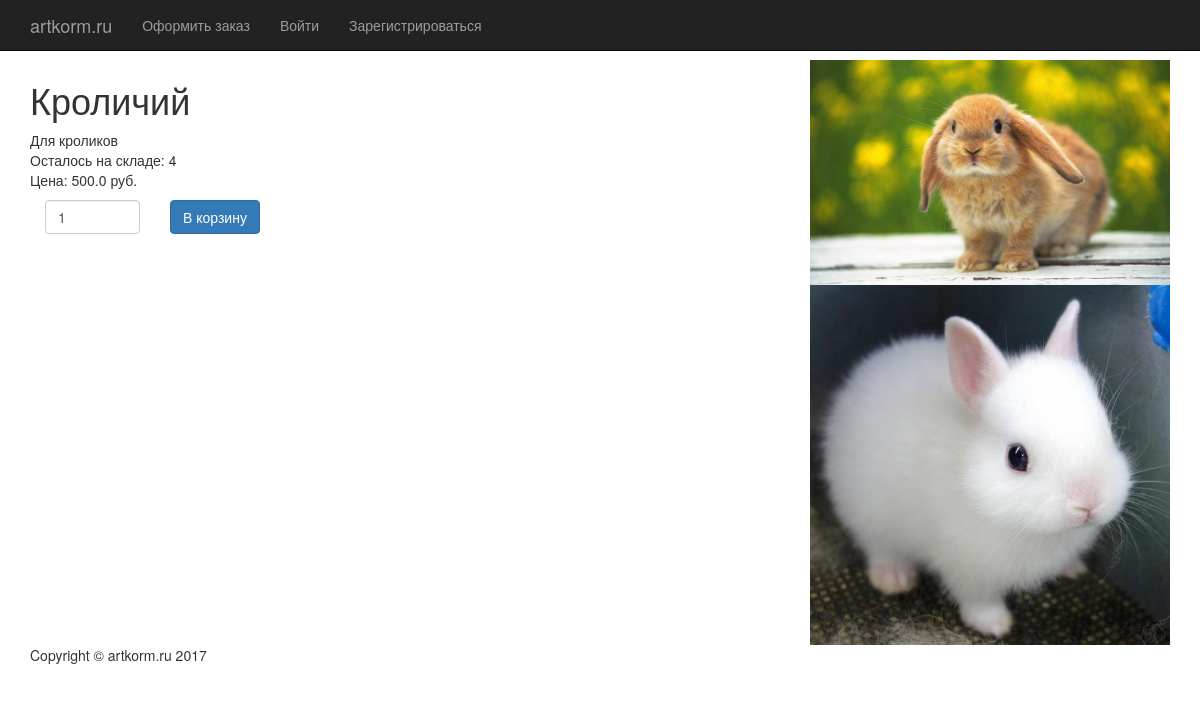
Page /3/ on the earlier database version.
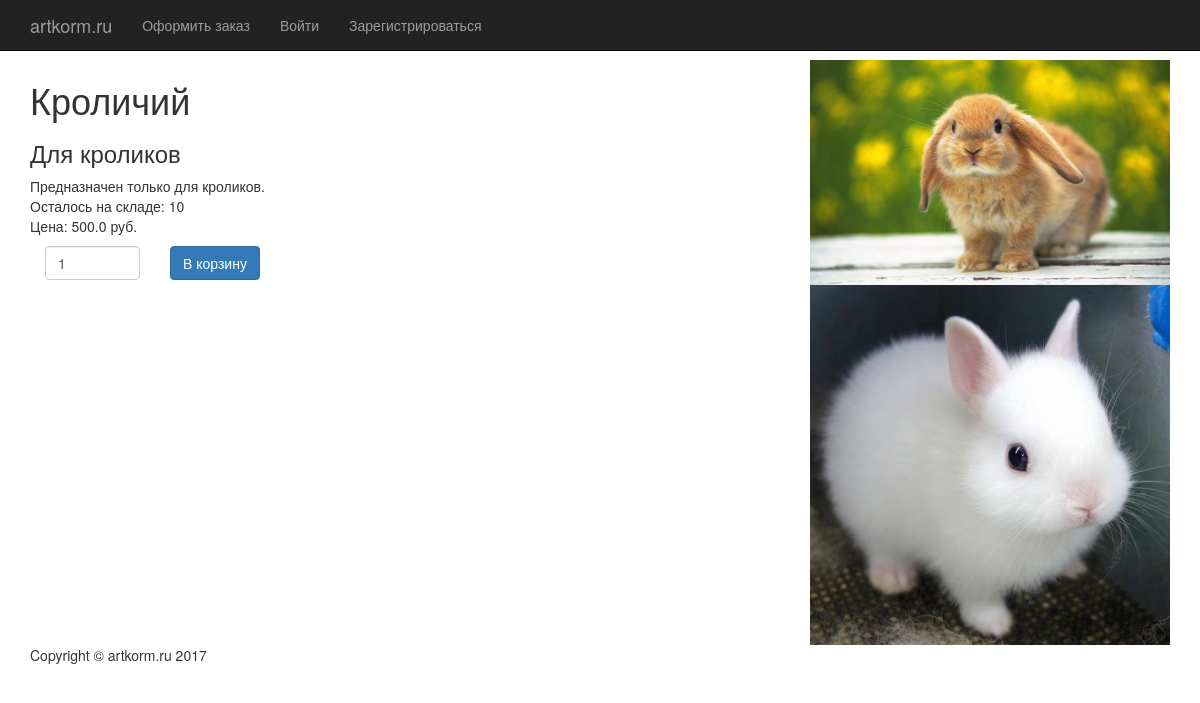
Same page on the later database version.
### AnimalFeed/models.py (models this page shows, shortened)
class Commodity(models.Model):
    commodity_name = models.CharField(max_length=200)
    commodity_info = models.TextField()
    remained_count = models.IntegerField(default=0)
    cost_per_item = models.FloatField()

### AnimalFeed/views.py (the view)
# urls.py: url(r'^(?P<pk>[0-9]+)/$', views.CommodityView.as_view(), name='commodity'),
class CommodityView(DetailView):
    model = Commodity
    template_name = 'AnimalFeed/commodity.html'
    def get_context_data(self, **kwargs):
        current_commodity = Commodity.objects.get(pk=self.kwargs['pk'])
        context = dict()
        context['Commodity'] = current_commodity
        context['images'] = Photos.objects.filter(commodity=current_commodity)
        return context

### AnimalFeed/templates/AnimalFeed/commodity.html (shortened to what this page needs)
{% extends 'AnimalFeed/base.html' %}
{% block content %}
    <div class="row">
        <div class="col-md-8">
            <h1>{{ Commodity.commodity_name }}</h1>
            {% autoescape off %}
                {{ Commodity.commodity_info }}
            {% endautoescape %}
            <p>
                Осталось на складе: {{ Commodity.remained_count }}<br>
                Цена: {{ Commodity.cost_per_item }} руб.
            </p>
            <form action="../" method="POST">
                <div class="col-md-2">
                    <input type='number' value='1' min='0' max='{{ Commodity.remained_count }}' class="form-control"
                           id='count'
                           name='count_{{ Commodity.id }}'/>
                </div>
                <div class="col-md-2">
                    <input type='submit' class="btn btn-primary" value="В корзину"/>
                </div>
            </form>
        </div>
        <div class="col-md-4">
            {% for img in images %}
                <img src="{{ img.picture.url }}" width="100%">
            {% endfor %}
        </div>
    </div>
{% endblock %}

Differences in the rows shown:
changed Commodity "Кроличий": commodity_info "Для кроликов" → "Для кроликов Предназначен только для кроликов."; remained_count "4" → "10"
